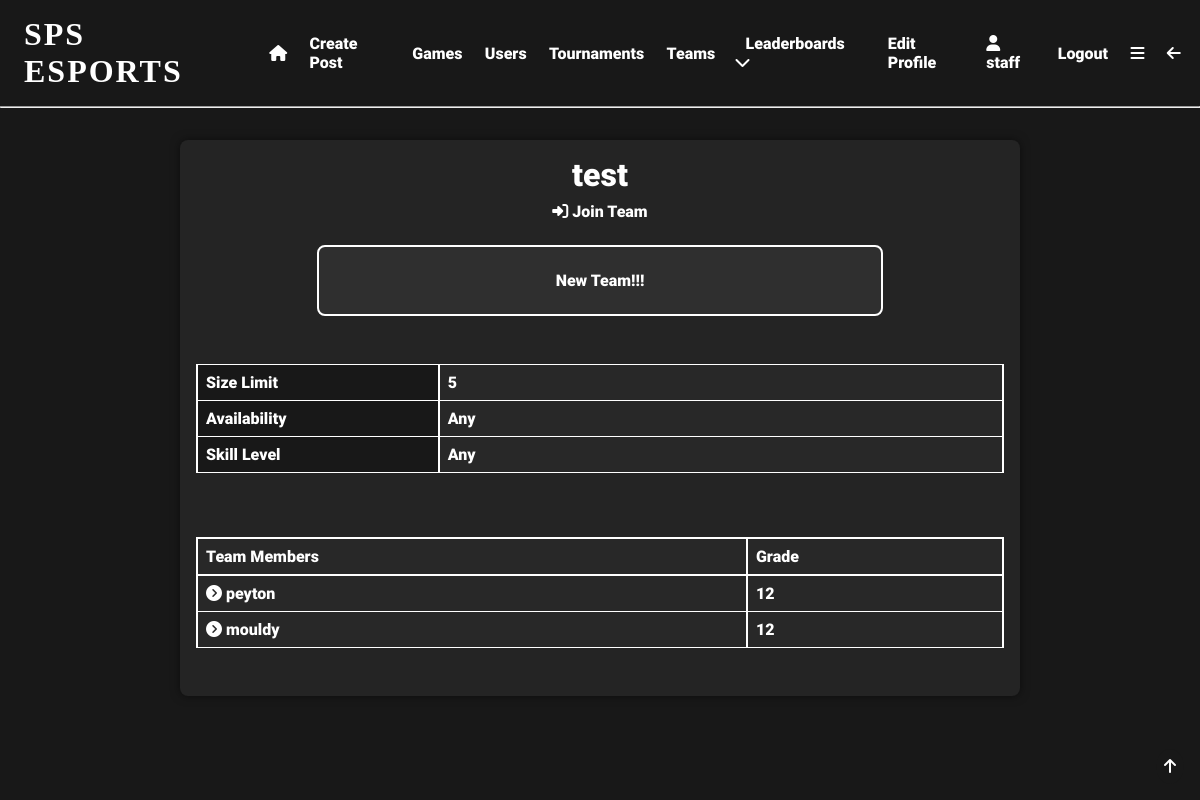
Screenshot of /team/2 (signed in) with the database file from the repository.
### app/models.py (models this page shows, shortened)
class User(UserMixin, db.Model):
    user_id = db.Column(db.Integer, primary_key=True)
    username = db.Column(db.String(64), index=True, unique=True)
    email = db.Column(db.String(120), index=True, unique=True)
    password_hash = db.Column(db.String(128), nullable=False)
    pfp = db.Column(db.String(140))
    user_bio = db.Column(db.String(140), default='New to SPS eSports!!!')
    pronouns = db.Column(db.String(64), nullable=True)
    skill_level = db.Column(db.String(64), default='Unsure')
    role = db.Column(db.String(64))
    grade = db.Column(db.String(64), nullable=True, default='Unsure')
    availability = db.Column(db.String(140), default='Unsure')
    teams = db.relationship('Teams', back_populates='user')
    team_users = db.relationship('TeamUsers', back_populates='user')
    posts = db.relationship('Posts', back_populates='user')
    likes = db.relationship('Likes', back_populates='user')
    tournaments = db.relationship('Tournaments', back_populates='user')
    favourite_games = db.relationship('FavouriteGames', back_populates='user')
    tournament_users = db.relationship('TournamentUsers', back_populates='user')
    comments = db.relationship('Comments', back_populates='user')
    matches = db.relationship('Matches', back_populates='user')
    match_users = db.relationship('MatchUsers', back_populates='user')
    following = db.relationship('Following', backref='user', foreign_keys='Following.user_id')
    followed = db.relationship('Following', foreign_keys='Following.following_id')
    sponsor = db.relationship('SponsoredUsers', backref='user', foreign_keys='SponsoredUsers.sponsor_id')
    sponsored = db.relationship('SponsoredUsers', foreign_keys='SponsoredUsers.sponsored_id')
    def __repr__(self):
        return '<User {}>'.format(self.username)

class Teams(db.Model):
    team_id = db.Column(db.Integer, primary_key=True, index=True, unique=True, nullable=False)
    team_name = db.Column(db.String(64), index=True, unique=True)
    team_description = db.Column(db.String(140), default='New Team!!!')
    limit = db.Column(db.Integer, default=5)
    availability = db.Column(db.String(140), nullable=True)
    skill_level = db.Column(db.String(64), nullable=True)
    admin_id = db.Column(db.Integer, db.ForeignKey('user.user_id'), name='fk_admin_id')
    user = db.relationship('User', back_populates='teams')
    team_users = db.relationship('TeamUsers', back_populates='team')
    practises = db.relationship('Practises', back_populates='team')

### app/routes.py (the view)
@app.route('/team/<team_id>')
@login_required
def team(team_id):
    if TeamUsers.query.filter_by(team_id=team_id, user_id=current_user.user_id).count() > 0:
        my_team = True
    else:
        my_team = False
    team = Teams.query.filter_by(team_id=team_id).first_or_404()
    team_users = TeamUsers.query.filter_by(team_id=team_id).all()
    users = []
    for team_user in team_users:
        print(team_user.user_id)
        user = User.query.filter_by(user_id=team_user.user_id).first()
        users.append(user)
    print(users)
    return render_template('team.html', team=team, team_users=team_users, users=users, my_team=my_team)

### app/models.py (called while the page is built)
@login.user_loader
def load_user(user_id):
    return User.query.get(int(user_id))  # returns the user id as an integer

### app/templates/team.html (shortened to what this page needs)
{% extends 'base.html' %}
{% block content %}
<div class="centre">
    <div class="gen-container">
        <h1>{{team.team_name}}</h1>
        {% if my_team %}
        <a href="{{url_for('leave_team', team_id=team.team_id)}}">Leave Team <i
                class="fa-solid fa-right-from-bracket"></i></a>
        {% else %}
        <a href="{{url_for('join_team', team_id=team.team_id)}}"><i class="fa-solid fa-right-to-bracket"></i>   Join Team</a>
        {% endif %}
        <div class="highlight-box">
            <p>{{team.team_description}}</p>
        </div>
        <div class="info-table firstcolumn">
            <table>
                <tr>
                    <td>Size Limit</td>
                    <td>{{team.limit}}</td>
                </tr>
                <tr>
                    <td>Availability</td>
                    <td>{{team.availability}}</td>
                </tr>
                <tr>
                    <td>Skill Level</td>
                    <td>{{team.skill_level}}</td>
                </tr>
            </table>
        </div>
        <div class="info-table lineup">
            <table>
                <tr>
                    <th>Team Members</th>
                    <th>Grade</th>
                </tr>
                {% for user in users %}
                <tr>
                    <td><a href="{{ url_for('user', username=user.username) }}"><i
                            class="fa-solid fa-circle-chevron-right"></i>   {{ user.username }}</a></td>
                    <td>{{ user.grade }}</td>
                </tr>
                {% endfor %}
            </table>
        </div>
    </div>
</div>
{% endblock %}

### app/templates/base.html (shortened to what this page needs)
<!DOCTYPE html>
<html lang="en">
<head>
    <link rel="stylesheet" href="{{ url_for('static', filename='css/styles.css') }}">
</head>
<body>
  <div id="top" class="header">
      {% if current_user.is_anonymous %}
        <h1 onclick="location.href='login'">SPS ESPORTS</h1>
        <a href="{{ url_for('login') }}">Login</a>
        <a href="{{ url_for('register') }}">Register</a>
      {% else %}
        <h1 onclick="location.href='{{url_for('index')}}'">SPS ESPORTS</h1>
        <a href="{{ url_for('index') }}"><i class="fa-solid fa-house"></i></a>
        <a href="{{ url_for('create_post') }}">Create Post</a>
        <a href="{{ url_for('search') }}">Games</a>
        <a href="{{ url_for('user_search') }}">Users</a>
        <a href="{{ url_for('tournament_search') }}">Tournaments</a>
        <a href="{{url_for('team_search')}}">Teams</a>
        <div class="expand">
            <div class="expand-button">
                <a href="javascript:showDropdown()">Leaderboards  <i class="fa-solid fa-chevron-down"></i></a>
            </div>
        </div>
        <a href="{{ url_for('edit_profile') }}">Edit Profile</a>
        <a href="{{ url_for('user', username=current_user.username) }}"><i class="fa-solid fa-user"></i>   {{current_user.username}}</a>
        <a href="{{ url_for('logout') }}">Logout</a>
        <a href="javascript:showNavBar()"><i class="fa-solid fa-bars"></i></a>
        <a href="javascript:window.history.back();"><i class="fa-solid fa-arrow-left"></i></a>
      {% endif %}
  </div>
    <hr>
  <div class="topbutton">
    <a href="#top"><i class="fa-solid fa-arrow-up"></i></a>
  </div>
{% block content %} {% endblock %}
</body>
</html>

### app/static/css/styles.css (style rules this page uses)
* { margin: 0; padding: 0; box-sizing: border-box; scroll-behavior: smooth; scrollbar-width: thin; scrollbar-color: white var(--bg); }
body { background: var(--bg); color: white; }
:root { --accent: #e81c29; --bg: #181818; --bg2: #282828; --lightbg: rgba(255,255,255,0.05); }
.header { display:flex; align-items: center; padding: 1em 0.5em; }
.header a { padding: 0em 0.7em; font-family: 'Roboto'; font-size: 1em; text-decoration: none; transition: 0.5s; position: relative; transition: 0.3s; color: white; }
.header a::before { content: ''; position: absolute; width: 100%; height: 2px; left: 0; bottom: -2px; background-color: var(--accent); transform-origin: right; transform: scaleX(0); transition: transform 0.3s; }
.header h1 { box-shadow: inset 0 0 0 0 var(--bg); font-family: 'Nausea'; letter-spacing: 2px; padding: 0 0.5em; position: relative; transition: color 0.3s ease-in-out, box-shadow 0.3s ease-in-out; }
.expand { font-family: 'Roboto'; padding: 0.5em; position: relative; }
h1 { font-family: 'Roboto'; font-size: 2em; }
.centre h1 { text-align: center; }
.topbutton { position: fixed; bottom: 1em; right: 1em; padding: 0.5em; border-radius: 50%; background-color: var(--bg); color: white; font-family: 'Roboto'; font-size: 1em; transition: 0.5s; }
p { font-family: 'Roboto'; font-size: 1em; padding: 0.5em 0; }
a { color: white; text-decoration: none; transition: 0.5s; padding: 0.5em 0; position: relative; font-family: 'Roboto'; }
a::before { content: ''; position: absolute; width: 100%; height: 2px; left: 0; bottom: -2px; background-color: var(--accent); transform-origin: right; transform: scaleX(0); transition: transform 0.3s; }
.centre { display: flex; flex-flow: row wrap; align-items: center; justify-content: center; width: 100%; margin: 1em 0; }
.info-table { display: flex; flex-flow: column wrap; align-items: center; justify-content: center; width: 100%; margin: 1em 0; font-family: 'Roboto'; }
.info-table table { width: 100%; border-collapse: collapse; margin: 1em 0; text-align: left; }
.info-table th { padding: 0.5em; border: 2px solid white; background-color: var(--bg2); }
.info-table td { padding: 0.5em; border: 1px solid white; border-right: 2px solid white; border-left: 2px solid white; background-color: var(--bg2); }
.info-table.firstcolumn tr > td:first-child { width: 30%; background-color: var(--bg); }
.gen-container { display: flex; flex-flow: column wrap; align-items: center; justify-content: center; width: 70%; margin: 1em 0; font-family: 'Roboto'; background-color: var(--lightbg); padding: 1em; border-radius: 0.5em; box-shadow: 0 0 10px 0 rgba(0,0,0,0.5); }
.highlight-box { display: flex; flex-flow: column wrap; align-items: center; justify-content: center; width: 70%; margin: 1em 0; font-family: 'Roboto'; background-color: var(--lightbg); padding: 1em; border-radius: 0.5em; border: 2px solid white; }
.lineup a::before { top: 80%; }

### rows the page displays
User: username "staff"
Teams: team_name "test", team_description "New Team!!!", limit "5", availability "Any", skill_level "Any"
User: username "peyton", grade "12"
User: username "mouldy", grade "12"
